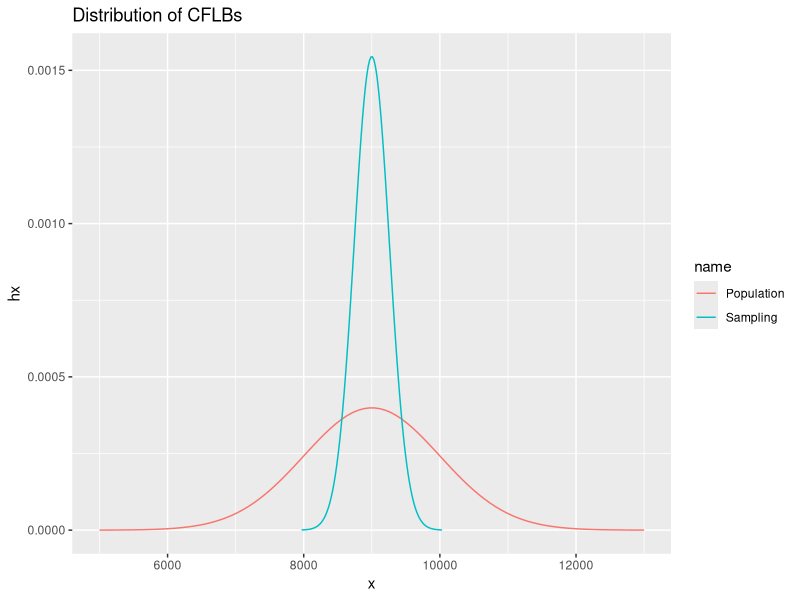

Source code (R):
## ---- chunk 1
knitr::opts_chunk$set(echo = TRUE)
## ---- chunk 2
Q3 <- 177.8
Q1 <- 163.8
IQR <- Q3 - Q1
IQR
## ---- chunk 3
library(tidyverse)
mu <- 9000
s <- 1000
se <- s / sqrt(15)
x <- seq(mu - (4 * s), mu + (4 * s), length=100)
hx <- dnorm(x, mean=mu, sd=s)
df <- data.frame(name="Population", x, hx)
smpl <- seq(mu - (4 * se), mu + (4 * se), length=100)
hxSmpl <- dnorm(smpl, mean=mu, sd=se)
df <- rbind(df, data.frame(name="Sampling", x=smpl, hx=hxSmpl))
ggplot() +
    geom_line(data=df, aes(x=x, y=hx, color=name)) +
    labs(title="Distribution of CFLBs")
